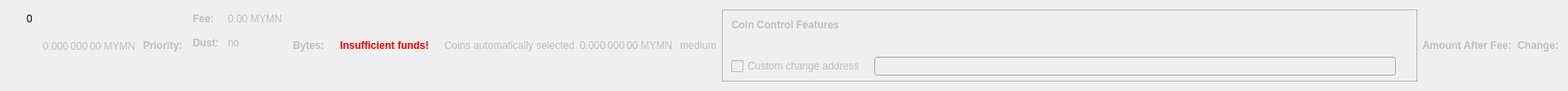
    <widget class="QWidget" name="dummyHideWidget" native="true">
     <property name="maximumSize">
      <size>
       <width>100</width>
       <height>22</height>
      </size>
     </property>
     <layout class="QHBoxLayout" name="dummyHideLayout">
      <item>
       <layout class="QFormLayout" name="formLayoutCoinControl1">
        <property name="horizontalSpacing">
         <number>10</number>
        </property>
        <property name="verticalSpacing">
         <number>14</number>
        </property>
        <property name="leftMargin">
         <number>10</number>
        </property>
        <property name="topMargin">
         <number>4</number>
        </property>
        <property name="rightMargin">
         <number>6</number>
        </property>
        <item row="0" column="1">
         <widget class="QLabel" name="labelCoinControlBytes">
          <property name="cursor">
           <cursorShape>IBeamCursor</cursorShape>
          </property>
          <property name="contextMenuPolicy">
           <enum>Qt::ActionsContextMenu</enum>
          </property>
          <property name="text">
           <string notr="true">0</string>
          </property>
          <property name="textInteractionFlags">
           <set>Qt::LinksAccessibleByMouse|Qt::TextSelectableByKeyboard|Qt::TextSelectableByMouse</set>
          </property>
         </widget>
        </item>
       </layout>
      </item>
      <item>
       <widget class="QLabel" name="labelCoinControlAfterFee">
        <property name="enabled">
         <bool>false</bool>
        </property>
        <property name="sizePolicy">
         <sizepolicy hsizetype="Fixed" vsizetype="Fixed">
          <horstretch>0</horstretch>
          <verstretch>0</verstretch>
         </sizepolicy>
        </property>
        <property name="minimumSize">
         <size>
          <width>111</width>
          <height>12</height>
         </size>
        </property>
        <property name="maximumSize">
         <size>
          <width>111</width>
          <height>12</height>
         </size>
        </property>
        <property name="cursor">
         <cursorShape>IBeamCursor</cursorShape>
        </property>
        <property name="contextMenuPolicy">
         <enum>Qt::ActionsContextMenu</enum>
        </property>
        <property name="text">
         <string notr="true">0.000 000 00 MYMN</string>
        </property>
        <property name="textInteractionFlags">
         <set>Qt::LinksAccessibleByMouse|Qt::TextSelectableByKeyboard|Qt::TextSelectableByMouse</set>
        </property>
       </widget>
      </item>
      <item>
       <widget class="QLabel" name="labelCoinControlPriorityText">
        <property name="enabled">
         <bool>false</bool>
        </property>
        <property name="font">
         <font>
          <weight>75</weight>
          <bold>true</bold>
         </font>
        </property>
        <property name="text">
         <string>Priority:</string>
        </property>
       </widget>
      </item>
      <item>
       <layout class="QHBoxLayout" name="horizontalLayout"/>
      </item>
      <item>
       <layout class="QFormLayout" name="formLayoutCoinControl3">
        <property name="horizontalSpacing">
         <number>10</number>
        </property>
        <property name="verticalSpacing">
         <number>14</number>
        </property>
        <property name="leftMargin">
         <number>6</number>
        </property>
        <property name="topMargin">
         <number>4</number>
        </property>
        <property name="rightMargin">
         <number>6</number>
        </property>
        <item row="0" column="0">
         <widget class="QLabel" name="labelCoinControlFeeText">
          <property name="enabled">
           <bool>false</bool>
          </property>
          <property name="font">
           <font>
            <weight>75</weight>
            <bold>true</bold>
           </font>
          </property>
          <property name="text">
           <string>Fee:</string>
          </property>
          <property name="margin">
           <number>0</number>
          </property>
         </widget>
        </item>
        <item row="0" column="1">
         <widget class="QLabel" name="labelCoinControlFee">
          <property name="enabled">
           <bool>false</bool>
          </property>
          <property name="cursor">
           <cursorShape>IBeamCursor</cursorShape>
          </property>
          <property name="contextMenuPolicy">
           <enum>Qt::ActionsContextMenu</enum>
          </property>
          <property name="text">
           <string notr="true">0.00 MYMN</string>
          </property>
          <property name="textInteractionFlags">
           <set>Qt::LinksAccessibleByMouse|Qt::TextSelectableByKeyboard|Qt::TextSelectableByMouse</set>
          </property>
         </widget>
        </item>
        <item row="1" column="0">
         <widget class="QLabel" name="labelCoinControlLowOutputText">
          <property name="enabled">
           <bool>false</bool>
          </property>
          <property name="font">
           <font>
            <weight>75</weight>
            <bold>true</bold>
           </font>
          </property>
          <property name="text">
           <string>Dust:</string>
          </property>
         </widget>
        </item>
        <item row="1" column="1">
         <widget class="QLabel" name="labelCoinControlLowOutput">
          <property name="enabled">
           <bool>false</bool>
          </property>
          <property name="cursor">
           <cursorShape>IBeamCursor</cursorShape>
          </property>
          <property name="contextMenuPolicy">
           <enum>Qt::ActionsContextMenu</enum>
          </property>
          <property name="text">
           <string>no</string>
          </property>
          <property name="textInteractionFlags">
           <set>Qt::LinksAccessibleByMouse|Qt::TextSelectableByKeyboard|Qt::TextSelectableByMouse</set>
          </property>
         </widget>
        </item>
       </layout>
      </item>
      <item>
       <widget class="QLabel" name="labelCoinControlBytesText">
        <property name="enabled">
         <bool>false</bool>
        </property>
        <property name="font">
         <font>
          <weight>75</weight>
          <bold>true</bold>
         </font>
        </property>
        <property name="text">
         <string>Bytes:</string>
        </property>
       </widget>
      </item>
      <item>
       <layout class="QFormLayout" name="formLayoutCoinControl2">
        <property name="horizontalSpacing">
         <number>10</number>
        </property>
        <property name="verticalSpacing">
         <number>14</number>
        </property>
        <property name="leftMargin">
         <number>6</number>
        </property>
        <property name="topMargin">
         <number>4</number>
        </property>
        <property name="rightMargin">
         <number>6</number>
        </property>
       </layout>
      </item>
      <item>
       <layout class="QHBoxLayout" name="horizontalLayoutCoinControl2">
        <property name="spacing">
         <number>8</number>
        </property>
        <property name="bottomMargin">
         <number>10</number>
        </property>
       </layout>
      </item>
      <item>
       <widget class="QLabel" name="labelCoinControlInsuffFunds">
        <property name="enabled">
         <bool>false</bool>
        </property>
        <property name="minimumSize">
         <size>
          <width>0</width>
          <height>0</height>
         </size>
        </property>
        <property name="font">
         <font>
          <weight>75</weight>
          <bold>true</bold>
         </font>
        </property>
        <property name="styleSheet">
         <string notr="true">color:red;font-weight:bold;</string>
        </property>
        <property name="text">
         <string>Insufficient funds!</string>
        </property>
        <property name="margin">
         <number>5</number>
        </property>
       </widget>
      </item>
      <item>
       <layout class="QFormLayout" name="formLayoutCoinControl4">
        <property name="horizontalSpacing">
         <number>10</number>
        </property>
        <property name="verticalSpacing">
         <number>14</number>
        </property>
        <property name="leftMargin">
         <number>6</number>
        </property>
        <property name="topMargin">
         <number>4</number>
        </property>
        <property name="rightMargin">
         <number>6</number>
        </property>
       </layout>
      </item>
      <item>
       <widget class="QLabel" name="labelCoinControlAutomaticallySelected">
        <property name="enabled">
         <bool>false</bool>
        </property>
        <property name="sizePolicy">
         <sizepolicy hsizetype="Fixed" vsizetype="Fixed">
          <horstretch>0</horstretch>
          <verstretch>0</verstretch>
         </sizepolicy>
        </property>
        <property name="minimumSize">
         <size>
          <width>0</width>
          <height>0</height>
         </size>
        </property>
        <property name="maximumSize">
         <size>
          <width>240</width>
          <height>16777215</height>
         </size>
        </property>
        <property name="text">
         <string>Coins automatically selected</string>
        </property>
        <property name="margin">
         <number>5</number>
        </property>
       </widget>
      </item>
      <item>
       <widget class="QLabel" name="labelCoinControlChange">
        <property name="enabled">
         <bool>false</bool>
        </property>
        <property name="sizePolicy">
         <sizepolicy hsizetype="Fixed" vsizetype="Fixed">
          <horstretch>0</horstretch>
          <verstretch>0</verstretch>
         </sizepolicy>
        </property>
        <property name="minimumSize">
         <size>
          <width>111</width>
          <height>0</height>
         </size>
        </property>
        <property name="maximumSize">
         <size>
          <width>111</width>
          <height>16777215</height>
         </size>
        </property>
        <property name="cursor">
         <cursorShape>IBeamCursor</cursorShape>
        </property>
        <property name="contextMenuPolicy">
         <enum>Qt::ActionsContextMenu</enum>
        </property>
        <property name="text">
         <string notr="true">0.000 000 00 MYMN</string>
        </property>
        <property name="textInteractionFlags">
         <set>Qt::LinksAccessibleByMouse|Qt::TextSelectableByKeyboard|Qt::TextSelectableByMouse</set>
        </property>
       </widget>
      </item>
      <item>
       <widget class="QLabel" name="labelCoinControlPriority">
        <property name="enabled">
         <bool>false</bool>
        </property>
        <property name="cursor">
         <cursorShape>IBeamCursor</cursorShape>
        </property>
        <property name="contextMenuPolicy">
         <enum>Qt::ActionsContextMenu</enum>
        </property>
        <property name="text">
         <string>medium</string>
        </property>
        <property name="textInteractionFlags">
         <set>Qt::LinksAccessibleByMouse|Qt::TextSelectableByKeyboard|Qt::TextSelectableByMouse</set>
        </property>
       </widget>
      </item>
      <item>
       <widget class="QFrame" name="frameCoinControl">
        <property name="sizePolicy">
         <sizepolicy hsizetype="Expanding" vsizetype="Expanding">
          <horstretch>0</horstretch>
          <verstretch>0</verstretch>
         </sizepolicy>
        </property>
        <property name="maximumSize">
         <size>
          <width>16777215</width>
          <height>16777215</height>
         </size>
        </property>
        <property name="frameShape">
         <enum>QFrame::StyledPanel</enum>
        </property>
        <property name="frameShadow">
         <enum>QFrame::Sunken</enum>
        </property>
        <layout class="QVBoxLayout" name="verticalLayoutCoinControl2_2">
         <property name="spacing">
          <number>0</number>
         </property>
         <property name="leftMargin">
          <number>0</number>
         </property>
         <property name="topMargin">
          <number>0</number>
         </property>
         <property name="rightMargin">
          <number>0</number>
         </property>
         <property name="bottomMargin">
          <number>6</number>
         </property>
         <item>
          <layout class="QVBoxLayout" name="verticalLayoutCoinControl" stretch="0,0,0,1">
           <property name="spacing">
            <number>0</number>
           </property>
           <property name="leftMargin">
            <number>10</number>
           </property>
           <property name="topMargin">
            <number>10</number>
           </property>
           <item>
            <layout class="QHBoxLayout" name="horizontalLayoutCoinControl1">
             <property name="bottomMargin">
              <number>15</number>
             </property>
             <item>
              <widget class="QLabel" name="labelCoinControlFeatures">
               <property name="enabled">
                <bool>false</bool>
               </property>
               <property name="sizePolicy">
                <sizepolicy hsizetype="Preferred" vsizetype="Maximum">
                 <horstretch>0</horstretch>
                 <verstretch>0</verstretch>
                </sizepolicy>
               </property>
               <property name="font">
                <font>
                 <weight>75</weight>
                 <bold>true</bold>
                </font>
               </property>
               <property name="styleSheet">
                <string notr="true">font-weight:bold;</string>
               </property>
               <property name="text">
                <string>Coin Control Features</string>
               </property>
              </widget>
             </item>
            </layout>
           </item>
           <item>
            <widget class="QWidget" name="widgetCoinControl" native="true">
             <property name="sizePolicy">
              <sizepolicy hsizetype="Preferred" vsizetype="Preferred">
               <horstretch>0</horstretch>
               <verstretch>0</verstretch>
              </sizepolicy>
             </property>
             <property name="minimumSize">
              <size>
               <width>0</width>
               <height>0</height>
              </size>
             </property>
             <property name="styleSheet">
              <string notr="true"/>
             </property>
             <layout class="QHBoxLayout" name="horizontalLayoutCoinControl5_2">
              <property name="leftMargin">
               <number>0</number>
              </property>
              <property name="topMargin">
               <number>0</number>
              </property>
              <property name="rightMargin">
               <number>0</number>
              </property>
              <property name="bottomMargin">
               <number>0</number>
              </property>
              <item>
               <layout class="QHBoxLayout" name="horizontalLayoutCoinControl3">
                <property name="spacing">
                 <number>20</number>
                </property>
                <property name="topMargin">
                 <number>0</number>
                </property>
                <property name="bottomMargin">
                 <number>10</number>
                </property>
               </layout>
              </item>
             </layout>
            </widget>
           </item>
           <item>
            <layout class="QHBoxLayout" name="horizontalLayoutCoinControl4" stretch="0,0,0">
             <property name="spacing">
              <number>12</number>
             </property>
             <property name="sizeConstraint">
              <enum>QLayout::SetDefaultConstraint</enum>
             </property>
             <property name="topMargin">
              <number>5</number>
             </property>
             <property name="rightMargin">
              <number>5</number>
             </property>
             <item>
              <widget class="QCheckBox" name="checkBoxCoinControlChange">
               <property name="enabled">
                <bool>false</bool>
               </property>
               <property name="toolTip">
                <string>If this is activated, but the change address is empty or invalid, change will be sent to a newly generated address.</string>
               </property>
               <property name="text">
                <string>Custom change address</string>
               </property>
              </widget>
             </item>
             <item>
              <widget class="QValidatedLineEdit" name="lineEditCoinControlChange">
               <property name="enabled">
                <bool>false</bool>
               </property>
               <property name="sizePolicy">
                <sizepolicy hsizetype="Expanding" vsizetype="Fixed">
                 <horstretch>0</horstretch>
                 <verstretch>0</verstretch>
                </sizepolicy>
               </property>
              </widget>
             </item>
             <item>
              <widget class="QLabel" name="labelCoinControlChangeLabel_2">
               <property name="sizePolicy">
                <sizepolicy hsizetype="Preferred" vsizetype="Expanding">
                 <horstretch>0</horstretch>
                 <verstretch>0</verstretch>
                </sizepolicy>
               </property>
               <property name="minimumSize">
                <size>
                 <width>0</width>
                 <height>0</height>
                </size>
               </property>
               <property name="text">
                <string/>
               </property>
               <property name="margin">
                <number>3</number>
               </property>
              </widget>
             </item>
            </layout>
           </item>
           <item>
            <spacer name="verticalSpacerCoinControl">
             <property name="orientation">
              <enum>Qt::Vertical</enum>
             </property>
             <property name="sizeHint" stdset="0">
              <size>
               <width>800</width>
               <height>1</height>
              </size>
             </property>
            </spacer>
           </item>
          </layout>
         </item>
        </layout>
       </widget>
      </item>
      <item>
       <widget class="QLabel" name="labelCoinControlAfterFeeText">
        <property name="enabled">
         <bool>false</bool>
        </property>
        <property name="minimumSize">
         <size>
          <width>0</width>
          <height>0</height>
         </size>
        </property>
        <property name="maximumSize">
         <size>
          <width>16777215</width>
          <height>16777215</height>
         </size>
        </property>
        <property name="font">
         <font>
          <weight>75</weight>
          <bold>true</bold>
         </font>
        </property>
        <property name="text">
         <string>Amount After Fee:</string>
        </property>
        <property name="alignment">
         <set>Qt::AlignLeading|Qt::AlignLeft|Qt::AlignVCenter</set>
        </property>
        <property name="margin">
         <number>0</number>
        </property>
       </widget>
      </item>
      <item>
       <widget class="QLabel" name="labelCoinControlChangeText">
        <property name="enabled">
         <bool>false</bool>
        </property>
        <property name="sizePolicy">
         <sizepolicy hsizetype="Preferred" vsizetype="Preferred">
          <horstretch>0</horstretch>
          <verstretch>0</verstretch>
         </sizepolicy>
        </property>
        <property name="minimumSize">
         <size>
          <width>0</width>
          <height>0</height>
         </size>
        </property>
        <property name="maximumSize">
         <size>
          <width>16777215</width>
          <height>16777215</height>
         </size>
        </property>
        <property name="font">
         <font>
          <weight>75</weight>
          <bold>true</bold>
         </font>
        </property>
        <property name="text">
         <string>Change:</string>
        </property>
        <property name="alignment">
         <set>Qt::AlignLeading|Qt::AlignLeft|Qt::AlignVCenter</set>
        </property>
       </widget>
      </item>
     </layout>
    </widget>
